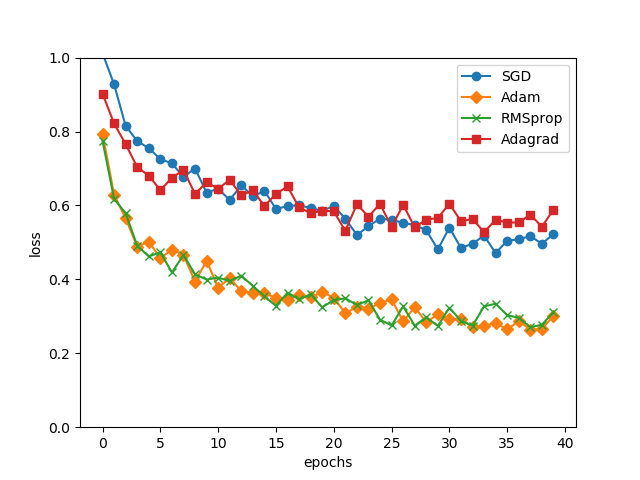

Write Python code to recreate this figure.
#!/usr/bin/env python
# coding=utf-8

# @Description  : history.history['accuracy']，版本不同，或为['acc']，val_acc同理
# @Version      : 2.0
# @Author       : 任洁
# @Date         : 2020-11-25 10:41:36
# @LastEditors  : 任洁
# @LastEditTime : 2020-11-25 12:57:30
# @FilePath     : /Desktop/medical_images/optimizer_compare.py

# 训练集中，随机挑选了一定比例作为验证集，测试集不动作为后续指标测试
# 图片的文件夹需固定为现有状态才能读取图片进行训练和测试，直接运行.py文件即可，文件路径均需保持不变


from keras.optimizers import Adam, Adagrad, RMSprop, SGD
from utils import build_model, build_datasets

from keras.utils import plot_model
from keras.models import load_model 


import numpy as np
import matplotlib.pyplot as plt
import os
import warnings
warnings.simplefilter('ignore')

os.environ['CUDA_VISIBLE_DEVICES'] = '1'


class_number = 2
size = 200

# 参数设置
batch_size = 20
learning_rate = 1e-5
epochs_num = 40
train_step_num = 800
val_step_num = 100

optimizers = {}
loss = {}
optimizers['SGD'] = SGD(lr=learning_rate)
optimizers['Adam'] = Adam(lr=learning_rate)
optimizers['RMSprop'] = RMSprop(lr=learning_rate)
optimizers['Adagrad'] = Adagrad(lr=learning_rate)

train_acc_list = []
val_acc_list = []

train_generator, validation_generator, test_generator = build_datasets(size, batch_size)


for key in optimizers:
    model = build_model(include_top=True, input_shape=(size, size, 3), classes=class_number)
    model.compile(optimizer=optimizers[key], loss='categorical_crossentropy', metrics=['accuracy'])
    history = model.fit_generator(train_generator, 
                              steps_per_epoch=int(train_step_num/batch_size), 
                              epochs=epochs_num,
                              validation_data=validation_generator, 
                              validation_steps=int(val_step_num/batch_size))
    loss[key] = history.history['loss']
    print("optimizer:", key + "train_data loss:", loss[key])
    print('traindata loss and acc:', model.evaluate_generator(train_generator, steps=4))
    print('validation data loss and acc:', model.evaluate_generator(validation_generator, steps=4))
    print('testdata loss and acc :', model.evaluate_generator(test_generator))


# 画图
plt.figure(1)
markers = {"SGD": "o", "Adam": "D", "RMSprop": "x", "Adagrad": "s"}
x = np.arange(epochs_num)
for key in optimizers.keys():
    plt.plot(x, loss[key], marker=markers[key], label=key)
plt.xlabel("epochs")
plt.ylabel("loss")
plt.ylim(0, 1)
plt.legend()

plt.show()
plt.savefig('optimizer_compare.png')
